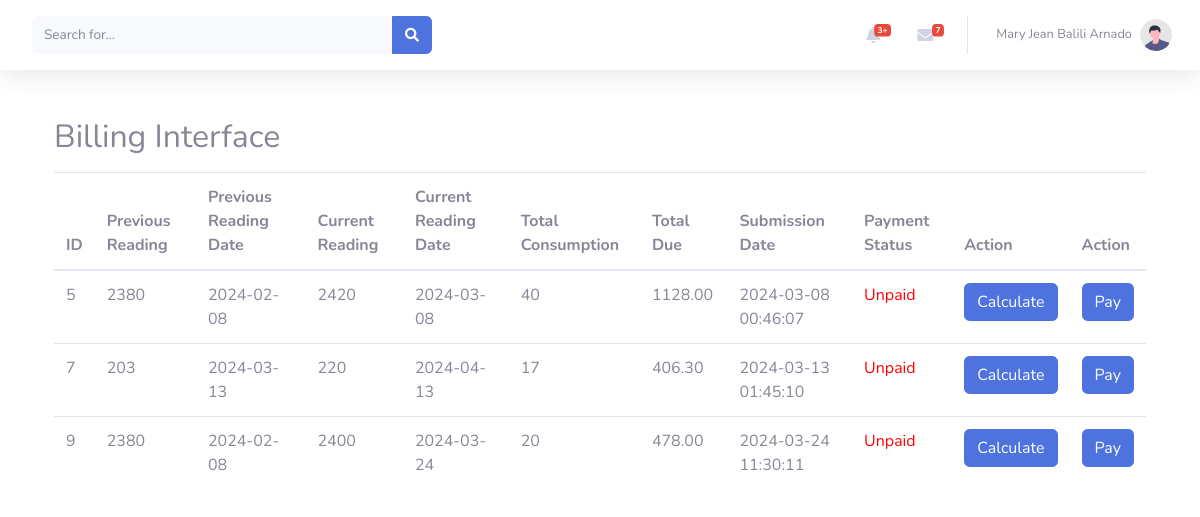
The page /billing.php (signed in) on the database its author committed.
### tables this page shows
CREATE TABLE `user` (
  `id` int(50) NOT NULL,
  `firstname` varchar(50) NOT NULL,
  `middlename` varchar(50) NOT NULL,
  `lastname` varchar(50) NOT NULL,
  `block` int(50) NOT NULL,
  `lot` int(50) NOT NULL,
  `phase` int(30) NOT NULL,
  `username` varchar(30) NOT NULL,
  `password` varchar(500) NOT NULL,
  `emailadd` varchar(50) NOT NULL,
  `phonenum` bigint(12) NOT NULL,
  `address` varchar(50) NOT NULL,
  `postalcode` int(50) NOT NULL,
  `usertype` varchar(50) NOT NULL,
  `photo` varchar(50) NOT NULL,
  `status` int(1) NOT NULL DEFAULT 0
);

CREATE TABLE `water_consumptionn` (
  `id` int(11) NOT NULL,
  `user_id` int(11) NOT NULL,
  `previous_reading` int(11) NOT NULL,
  `current_reading` int(11) NOT NULL,
  `total_consumption` int(11) NOT NULL,
  `total_due` decimal(10,2) NOT NULL,
  `payment_status` varchar(20) DEFAULT 'unpaid',
  `submission_date` timestamp NOT NULL DEFAULT current_timestamp(),
  `previous_reading_date` date DEFAULT NULL,
  `current_reading_date` date DEFAULT NULL
);

### billing.php (the view, shortened to what this page needs)
<?php
include('config.php');
$result=$conn->query("SELECT * FROM user WHERE id='".$_SESSION['session_id']."'");
	$row = mysqli_fetch_array($result);
$userID = $_SESSION['session_id'];
$query = "SELECT id, previous_reading, current_reading, previous_reading_date, current_reading_date, total_consumption, total_due, submission_date, payment_status FROM water_consumptionn WHERE user_id = ?";
$stmt = $pdo->prepare($query);
$stmt->bindParam(1, $userID);
$stmt->execute();
$results = $stmt->fetchAll(PDO::FETCH_ASSOC);
?>
<!DOCTYPE html>
<html lang="en">
<head>
    <link href="vendor/fontawesome-free/css/all.min.css" rel="stylesheet" type="text/css">
    <link href="css/sb-admin-2.min.css" rel="stylesheet">
    <link href="https://cdnjs.cloudflare.com/ajax/libs/font-awesome/5.15.4/css/all.min.css" rel="stylesheet">
</head>
<body>
<?php include('includes/nav-user.php');?>
    <div class="container mt-5">
        <h2>Billing Interface</h2>
        <table class="table mt-3">
            <thead>
                <tr>
                    <th>ID</th>
                    <th>Previous Reading</th>
                    <th>Previous Reading Date</th>
                    <th>Current Reading</th>
                    <th>Current Reading Date</th>
                    <th>Total Consumption</th>
                    <th>Total Due</th>
                    <th>Submission Date</th>
                    <th>Payment Status</th>
                    <th>Action</th>
                    <th>Action</th>
                </tr>
            </thead>
            <tbody>
                <?php
                if($results) {
                    foreach ($results as $row) {
                        echo "<tr>";
                        echo "<td>" . $row['id'] . "</td>";
                        echo "<td>" . $row['previous_reading'] . "</td>";
                        echo "<td>" . $row['previous_reading_date'] . "</td>";
                        echo "<td>" . $row['current_reading'] . "</td>";
                        echo "<td>" . $row['current_reading_date'] . "</td>";
                        echo "<td>" . $row['total_consumption'] . "</td>";
                        echo "<td>" . $row['total_due'] . "</td>";
                        echo "<td>" . $row['submission_date'] . "</td>";
                        $color = ($row['payment_status'] == 'paid') ? 'green' : 'red';
                        echo "<td style='color: $color'>" . ucfirst($row['payment_status']) . "</td>";
                        echo "<td><a class='btn btn-primary' href='waterbill.php?id=" . $row['id'] . "&previous_reading=" . $row['previous_reading'] . "'>Calculate</a></td>";
                        echo "<td><a class='btn btn-primary' href='waterbill_payment.php?id=" . $row['id'] . "&total_due=" . $row['total_due'] . "'>Pay</a></td>";
                        echo "</tr>";
                    }
                } else {
                    echo "<tr><td colspan='10'>No data found for the logged-in user.</td></tr>";
                }
                ?>
            </tbody>
        </table>
    </div>
</body>
</html>

### includes/nav-user.php (shortened to what this page needs)
 <nav class="navbar navbar-expand navbar-light bg-white topbar mb-4 static-top shadow">
<form
    class="d-none d-sm-inline-block form-inline mr-auto ml-md-3 my-2 my-md-0 mw-100 navbar-search">
    <div class="input-group">
        <input type="text" class="form-control bg-light border-0 small" placeholder="Search for..."
            aria-label="Search" aria-describedby="basic-addon2">
        <div class="input-group-append">
            <button class="btn btn-primary" type="button">
                <i class="fas fa-search fa-sm"></i>
            </button>
        </div>
    </div>
</form>
<ul class="navbar-nav ml-auto">
    <li class="nav-item dropdown no-arrow mx-1">
        <a class="nav-link dropdown-toggle" href="#" id="alertsDropdown" role="button"
            data-toggle="dropdown" aria-haspopup="true" aria-expanded="false">
            <i class="fas fa-bell fa-fw"></i>
            <span class="badge badge-danger badge-counter">3+</span>
        </a>
    </li>
    <li class="nav-item dropdown no-arrow mx-1">
        <a class="nav-link dropdown-toggle" href="#" id="messagesDropdown" role="button"
            data-toggle="dropdown" aria-haspopup="true" aria-expanded="false">
            <i class="fas fa-envelope fa-fw"></i>
            <span class="badge badge-danger badge-counter">7</span>
        </a>
    </li>
    <li class="nav-item dropdown no-arrow">
    <a class="nav-link dropdown-toggle" href="#" id="userDropdown" role="button"
            data-toggle="dropdown" aria-haspopup="true" aria-expanded="false">
            <span class="mr-2 d-none d-lg-inline text-gray-600 small"><?php echo $row['firstname'] . ' ' . $row['middlename'] . ' ' . $row['lastname']; ?></span>
            <img class="img-profile rounded-circle"
                src="img/undraw_profile.svg">
        </a>
    </li>
</ul>
</nav>

### rows shown on the page
user: firstname "Mary Jean", middlename "Balili", lastname "Arnado"
water_consumptionn: id "5", previous_reading "2380", previous_reading_date "2024-02-08", current_reading "2420", current_reading_date "2024-03-08", total_consumption "40", total_due "1128.00", submission_date "2024-03-08 00:46:07", payment_status "Unpaid"
water_consumptionn: id "7", previous_reading "203", previous_reading_date "2024-03-13", current_reading "220", current_reading_date "2024-04-13", total_consumption "17", total_due "406.30", submission_date "2024-03-13 01:45:10", payment_status "Unpaid"
water_consumptionn: id "9", previous_reading "2380", previous_reading_date "2024-02-08", current_reading "2400", current_reading_date "2024-03-24", total_consumption "20", total_due "478.00", submission_date "2024-03-24 11:30:11", payment_status "Unpaid"
